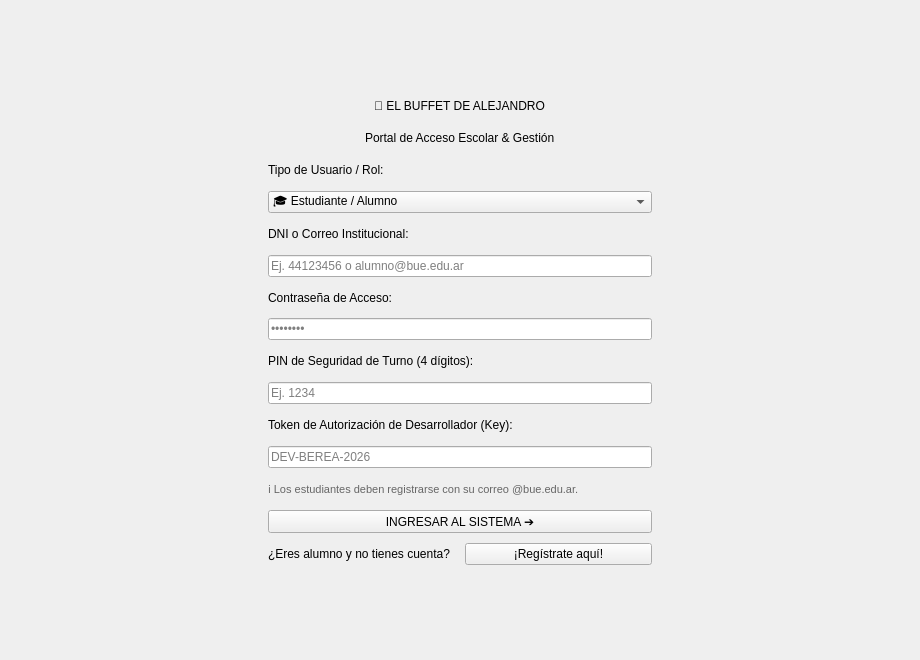
<?xml version="1.0" encoding="UTF-8"?>
<ui version="4.0">
 <class>LoginWindow</class>
 <widget class="QWidget" name="LoginWindow">
  <property name="geometry">
   <rect>
    <x>0</x>
    <y>0</y>
    <width>920</width>
    <height>660</height>
   </rect>
  </property>
  <property name="windowTitle">
   <string>El Buffet de Alejandro - Iniciar Sesión</string>
  </property>
  <layout class="QVBoxLayout" name="verticalLayoutMain">
   <item alignment="Qt::AlignCenter">
    <widget class="QFrame" name="cardLogin">
     <property name="minimumSize">
      <size>
       <width>440</width>
       <height>520</height>
      </size>
     </property>
     <property name="maximumSize">
      <size>
       <width>480</width>
       <height>580</height>
      </size>
     </property>
     <layout class="QVBoxLayout" name="verticalLayoutCard">
      <property name="spacing">
       <number>10</number>
      </property>
      <property name="leftMargin">
       <number>28</number>
      </property>
      <property name="topMargin">
       <number>25</number>
      </property>
      <property name="rightMargin">
       <number>28</number>
      </property>
      <property name="bottomMargin">
       <number>25</number>
      </property>
      <item alignment="Qt::AlignCenter">
       <widget class="QLabel" name="lblLogoTitle">
        <property name="text">
         <string>🍎 EL BUFFET DE ALEJANDRO</string>
        </property>
       </widget>
      </item>
      <item alignment="Qt::AlignCenter">
       <widget class="QLabel" name="lblSubtitle">
        <property name="text">
         <string>Portal de Acceso Escolar &amp; Gestión</string>
        </property>
       </widget>
      </item>
      <item>
       <widget class="QLabel" name="lblRole">
        <property name="text">
         <string>Tipo de Usuario / Rol:</string>
        </property>
       </widget>
      </item>
      <item>
       <widget class="QComboBox" name="comboRole">
        <item>
         <property name="text">
          <string>🎓 Estudiante / Alumno</string>
         </property>
        </item>
        <item>
         <property name="text">
          <string>🧑‍🍳 Personal de Buffet (Caja &amp; Mostrador)</string>
         </property>
        </item>
        <item>
         <property name="text">
          <string>🛠️ Administrador del Sistema</string>
         </property>
        </item>
        <item>
         <property name="text">
          <string>💻 Desarrollador / Soporte Técnico (Modo Dev)</string>
         </property>
        </item>
       </widget>
      </item>
      <item>
       <widget class="QLabel" name="lblUser">
        <property name="text">
         <string>DNI o Correo Institucional:</string>
        </property>
       </widget>
      </item>
      <item>
       <widget class="QLineEdit" name="txtUser">
        <property name="placeholderText">
         <string>Ej. 44123456 o alumno@bue.edu.ar</string>
        </property>
       </widget>
      </item>
      <item>
       <widget class="QLabel" name="lblPass">
        <property name="text">
         <string>Contraseña de Acceso:</string>
        </property>
       </widget>
      </item>
      <item>
       <widget class="QLineEdit" name="txtPass">
        <property name="echoMode">
         <enum>QLineEdit::Password</enum>
        </property>
        <property name="placeholderText">
         <string>••••••••</string>
        </property>
       </widget>
      </item>
      <item>
       <widget class="QLabel" name="lblPinCajero">
        <property name="text">
         <string>PIN de Seguridad de Turno (4 dígitos):</string>
        </property>
       </widget>
      </item>
      <item>
       <widget class="QLineEdit" name="txtPinCajero">
        <property name="echoMode">
         <enum>QLineEdit::Password</enum>
        </property>
        <property name="placeholderText">
         <string>Ej. 1234</string>
        </property>
        <property name="maxLength">
         <number>4</number>
        </property>
       </widget>
      </item>
      <item>
       <widget class="QLabel" name="lblTokenDev">
        <property name="text">
         <string>Token de Autorización de Desarrollador (Key):</string>
        </property>
       </widget>
      </item>
      <item>
       <widget class="QLineEdit" name="txtTokenDev">
        <property name="placeholderText">
         <string>DEV-BEREA-2026</string>
        </property>
       </widget>
      </item>
      <item>
       <widget class="QLabel" name="lblNoticeRol">
        <property name="text">
         <string>ℹ️ Los estudiantes deben registrarse con su correo @bue.edu.ar.</string>
        </property>
        <property name="wordWrap">
         <bool>true</bool>
        </property>
        <property name="styleSheet">
         <string>color: #666; font-size: 11px;</string>
        </property>
       </widget>
      </item>
      <item>
       <widget class="QPushButton" name="btnLogin">
        <property name="text">
         <string>INGRESAR AL SISTEMA ➔</string>
        </property>
       </widget>
      </item>
      <item>
       <layout class="QHBoxLayout" name="layoutRegisterPrompt">
        <item>
         <widget class="QLabel" name="lblNoAccount">
          <property name="text">
           <string>¿Eres alumno y no tienes cuenta?</string>
          </property>
         </widget>
        </item>
        <item>
         <widget class="QPushButton" name="btnGoRegister">
          <property name="text">
           <string>¡Regístrate aquí!</string>
          </property>
         </widget>
        </item>
       </layout>
      </item>
     </layout>
    </widget>
   </item>
  </layout>
 </widget>
 <resources/>
 <connections/>
</ui>
